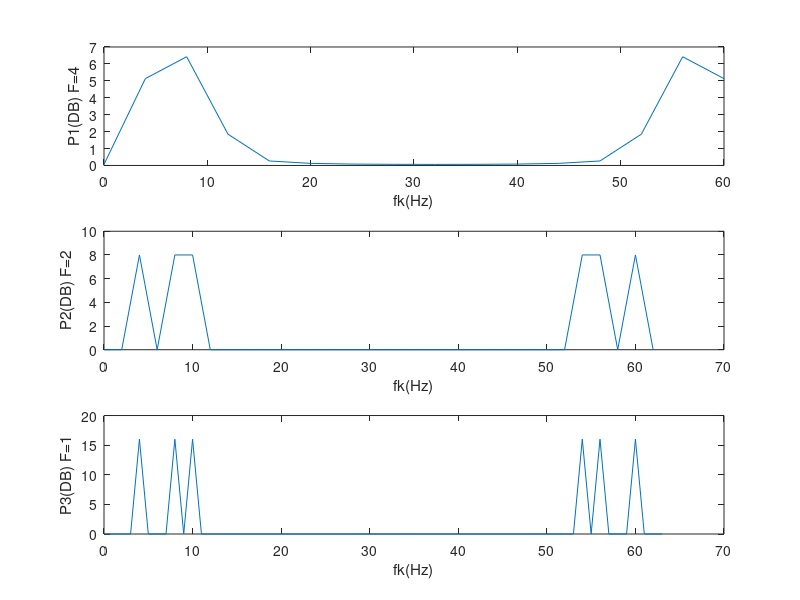

MATLAB code to generate this figure:
clc,clear,close all
Ts=1/64;
N1=16;
N2=32;
N3=64;
n1=0:1:N1-1;
n2=0:1:N2-1;
n3=0:1:N3-1;
x1=cos(8*pi*n1*Ts)+cos(16*pi*n1*Ts)+cos(20*pi*n1*Ts);
x2=cos(8*pi*n2*Ts)+cos(16*pi*n2*Ts)+cos(20*pi*n2*Ts);
x3=cos(8*pi*n3*Ts)+cos(16*pi*n3*Ts)+cos(20*pi*n3*Ts);
X1=fft(x1,N1);
X2=fft(x2,N2);
X3=fft(x3,N3);
P1=X1.*conj(X1)/N1;
P2=X2.*conj(X2)/N2;
P3=X3.*conj(X3)/N3;
subplot(311)
plot(n1/N1/Ts,abs(P1));
ylabel("P1(DB) F=4");
xlabel("fk(Hz)");
subplot(312)
plot(n2/N2/Ts,abs(P2));
ylabel("P2(DB) F=2");
xlabel("fk(Hz)");
subplot(313)
plot(n3/N3/Ts,abs(P3));
ylabel("P3(DB) F=1");
xlabel("fk(Hz)");
